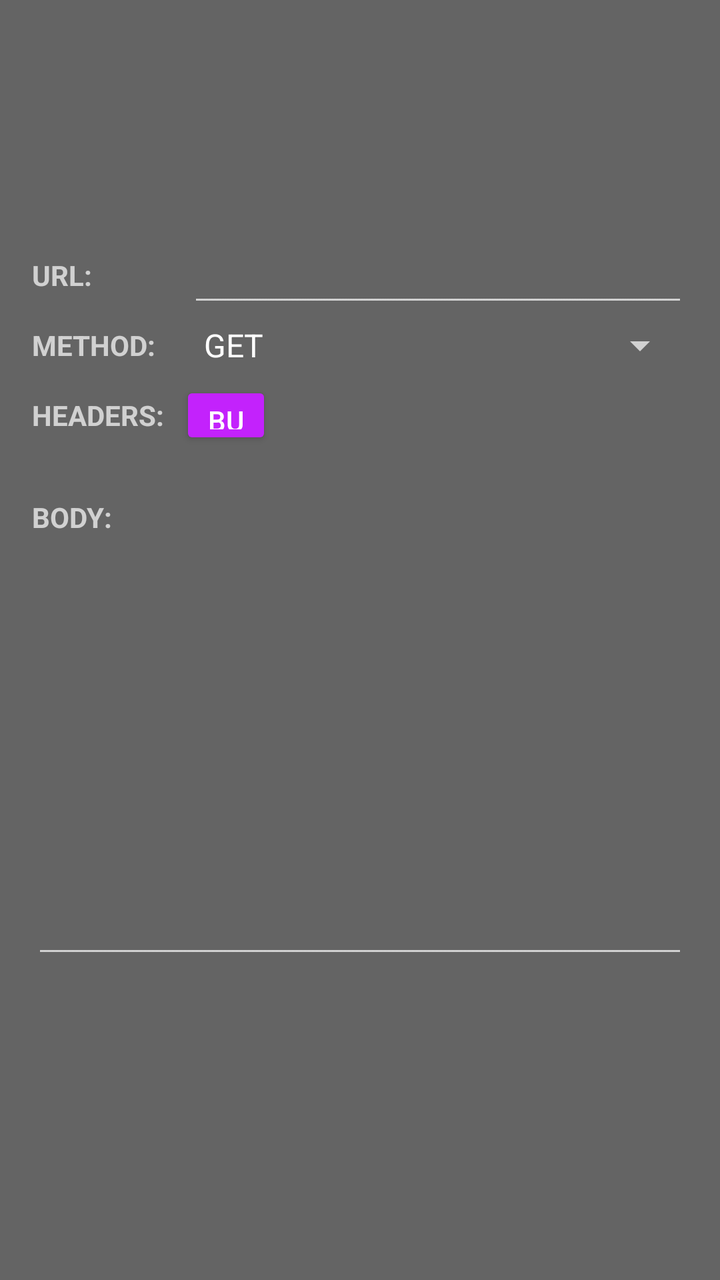
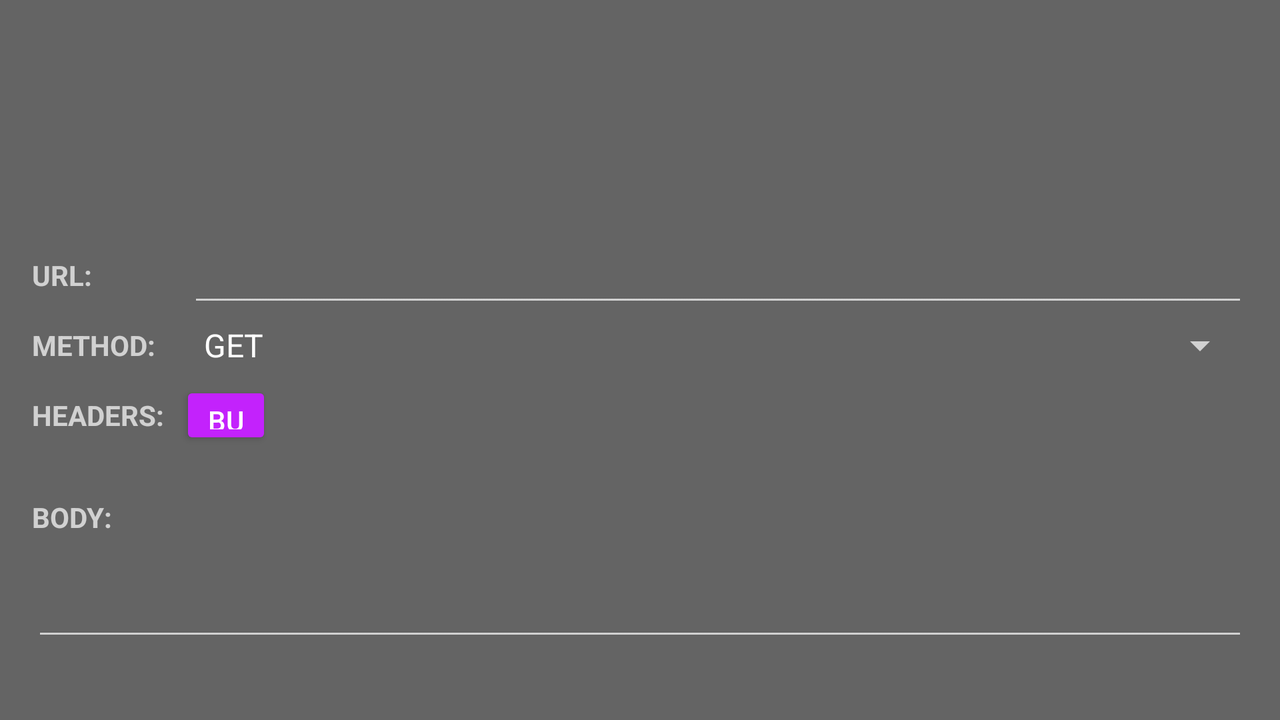

One screen, two layout resources from the same app: the default and the repository's alternative for another configuration. Each is rendered where Android would select it; the XML of both is given below.
<!-- AndroidManifest.xml: application theme AppTheme -->
<!-- res/layout/fragment_request.xml -->
<?xml version="1.0" encoding="utf-8"?>
<ScrollView xmlns:android="http://schemas.android.com/apk/res/android"
    xmlns:app="http://schemas.android.com/apk/res-auto"
    xmlns:tools="http://schemas.android.com/tools"
    android:layout_width="match_parent"
    android:layout_height="match_parent">

    <android.support.constraint.ConstraintLayout
        android:id="@+id/ConstraintLayout"
        android:layout_width="match_parent"
        android:layout_height="wrap_content"
        tools:context=".activities.RequestFragment">

        <TextView
            android:id="@+id/textView_url_info"
            android:layout_width="wrap_content"
            android:layout_height="wrap_content"
            android:layout_marginStart="16dp"
            android:layout_marginTop="128dp"
            android:layout_marginBottom="8dp"
            android:text="@string/request_url"
            android:textStyle="bold"
            app:layout_constraintBottom_toBottomOf="parent"
            app:layout_constraintStart_toStartOf="parent"
            app:layout_constraintTop_toTopOf="parent"
            app:layout_constraintVertical_bias="0.0" />

        <EditText
            android:id="@+id/editText_url"
            android:layout_width="0dp"
            android:layout_height="wrap_content"
            android:layout_marginEnd="16dp"
            android:ems="10"
            android:inputType="text|textUri"
            android:text=""
            app:layout_constraintBottom_toBottomOf="@+id/textView_url_info"
            app:layout_constraintEnd_toEndOf="parent"
            app:layout_constraintStart_toStartOf="@+id/spinner"
            app:layout_constraintTop_toTopOf="@+id/textView_url_info" />

        <TextView
            android:id="@+id/textView_method_info"
            android:layout_width="wrap_content"
            android:layout_height="wrap_content"
            android:layout_marginTop="16dp"
            android:text="@string/request_method"
            android:textStyle="bold"
            app:layout_constraintStart_toStartOf="@+id/textView_url_info"
            app:layout_constraintTop_toBottomOf="@+id/textView_url_info" />

        <Spinner
            android:id="@+id/spinner"
            android:layout_width="0dp"
            android:layout_height="wrap_content"
            android:layout_marginStart="16dp"
            android:layout_marginEnd="16dp"
            android:entries="@array/request_method_list"
            app:layout_constraintBottom_toBottomOf="@+id/textView_method_info"
            app:layout_constraintEnd_toEndOf="parent"
            app:layout_constraintStart_toEndOf="@+id/textView_method_info"
            app:layout_constraintTop_toTopOf="@+id/textView_method_info" />

        <TextView
            android:id="@+id/textView_headers_info"
            android:layout_width="wrap_content"
            android:layout_height="wrap_content"
            android:layout_marginTop="16dp"
            android:text="@string/request_headers"
            android:textStyle="bold"
            app:layout_constraintStart_toStartOf="@+id/textView_method_info"
            app:layout_constraintTop_toBottomOf="@+id/textView_method_info" />

        <LinearLayout
            android:id="@+id/linearLayout_headers"
            android:layout_width="0dp"
            android:layout_height="wrap_content"
            android:layout_marginTop="16dp"
            android:layout_marginEnd="16dp"
            android:orientation="vertical"
            app:layout_constraintEnd_toEndOf="parent"
            app:layout_constraintStart_toStartOf="@+id/textView_headers_info"
            app:layout_constraintTop_toBottomOf="@+id/textView_headers_info"></LinearLayout>

        <TextView
            android:id="@+id/textView_body_info"
            android:layout_width="wrap_content"
            android:layout_height="wrap_content"
            android:layout_marginTop="16dp"
            android:text="@string/request_body"
            android:textStyle="bold"
            app:layout_constraintStart_toStartOf="@+id/textView_headers_info"
            app:layout_constraintTop_toBottomOf="@+id/linearLayout_headers" />

        <EditText
            android:id="@+id/editText_body"
            android:layout_width="0dp"
            android:layout_height="200dp"
            android:layout_marginStart="16dp"
            android:layout_marginTop="16dp"
            android:layout_marginEnd="16dp"
            android:ems="10"
            android:gravity="start|top"
            android:inputType="textMultiLine"
            app:layout_constraintBottom_toBottomOf="parent"
            app:layout_constraintEnd_toEndOf="parent"
            app:layout_constraintHorizontal_bias="1.0"
            app:layout_constraintStart_toStartOf="parent"
            app:layout_constraintTop_toBottomOf="@+id/textView_body_info"
            app:layout_constraintVertical_bias="0.0" />

        <Button
            android:id="@+id/buttonAddHeader"
            android:layout_width="46dp"
            android:layout_height="34dp"
            android:layout_marginStart="8dp"
            android:text="Button"
            app:layout_constraintBottom_toBottomOf="@+id/textView_headers_info"
            app:layout_constraintStart_toEndOf="@+id/textView_headers_info"
            app:layout_constraintTop_toTopOf="@+id/textView_headers_info" />


    </android.support.constraint.ConstraintLayout>

</ScrollView>
<!-- resources referenced by this layout -->
<resources>
  <string-array name="request_method_list">
          <item>GET</item>
          <item>POST</item>
          <item>PUT</item>
          <item>DELETE</item>
      </string-array>
  <string name="request_body">BODY:</string>
  <string name="request_headers">HEADERS:</string>
  <string name="request_method">METHOD:</string>
  <string name="request_url">URL:</string>
  <style name="AppTheme" parent="Theme.AppCompat">
          
          <item name="android:windowBackground">@color/background</item>
          <item name="colorPrimary">#505050</item>
          <item name="colorPrimaryDark">#3C3C3C</item>
          <item name="colorAccent">@color/colorAccent</item>
          <item name="colorButtonNormal">@color/colorAccent</item>
      </style>
  <color name="background">#646464</color>
  <color name="colorAccent">#C322FC</color>
</resources>
<!-- res/layout-land/fragment_request.xml (the repository's variant of the layout above) -->
<!-- drawn on the phone turned sideways -->
<?xml version="1.0" encoding="utf-8"?>
<android.support.constraint.ConstraintLayout xmlns:android="http://schemas.android.com/apk/res/android"
                                             xmlns:app="http://schemas.android.com/apk/res-auto"
                                             xmlns:tools="http://schemas.android.com/tools"
                                             android:layout_width="match_parent"
                                             android:layout_height="match_parent">
    <ProgressBar
            style="?android:attr/progressBarStyle"
            android:layout_width="wrap_content"
            android:layout_height="wrap_content"
            android:id="@+id/progressBar_requestFragment"
            app:layout_constraintBottom_toBottomOf="parent"
            app:layout_constraintEnd_toEndOf="parent" app:layout_constraintStart_toStartOf="parent"
            app:layout_constraintTop_toTopOf="parent" app:layout_constraintVertical_bias="0.45"
            tools:visibility="gone"/>

    <ScrollView android:layout_width="match_parent"
                android:layout_height="match_parent" android:id="@+id/scrollView_requestFragment">

        <android.support.constraint.ConstraintLayout
                android:id="@+id/ConstraintLayout"
                android:layout_width="match_parent"
                android:layout_height="wrap_content"
                tools:context=".activities.RequestFragment" android:focusableInTouchMode="true">

            <TextView
                    android:id="@+id/textView_url_info"
                    android:layout_width="wrap_content"
                    android:layout_height="wrap_content"
                    android:layout_marginStart="16dp"
                    android:layout_marginTop="128dp"
                    android:layout_marginBottom="8dp"
                    android:text="@string/request_url"
                    android:textStyle="bold"
                    app:layout_constraintBottom_toBottomOf="parent"
                    app:layout_constraintStart_toStartOf="parent"
                    app:layout_constraintTop_toTopOf="parent"
                    app:layout_constraintVertical_bias="0.0"/>

            <EditText
                    android:id="@+id/editText_url"
                    android:layout_width="0dp"
                    android:layout_height="wrap_content"
                    android:layout_marginEnd="16dp"
                    android:ems="10"
                    android:inputType="text|textUri"
                    android:text=""
                    app:layout_constraintBottom_toBottomOf="@+id/textView_url_info"
                    app:layout_constraintEnd_toEndOf="parent"
                    app:layout_constraintStart_toStartOf="@+id/spinner_method"
                    app:layout_constraintTop_toTopOf="@+id/textView_url_info"/>

            <TextView
                    android:id="@+id/textView_method_info"
                    android:layout_width="wrap_content"
                    android:layout_height="wrap_content"
                    android:layout_marginTop="16dp"
                    android:text="@string/request_method"
                    android:textStyle="bold"
                    app:layout_constraintStart_toStartOf="@+id/textView_url_info"
                    app:layout_constraintTop_toBottomOf="@+id/textView_url_info"/>

            <Spinner
                    android:id="@+id/spinner_method"
                    android:layout_width="0dp"
                    android:layout_height="wrap_content"
                    android:layout_marginStart="16dp"
                    android:layout_marginEnd="16dp"
                    android:entries="@array/request_method_list"
                    app:layout_constraintBottom_toBottomOf="@+id/textView_method_info"
                    app:layout_constraintEnd_toEndOf="parent"
                    app:layout_constraintStart_toEndOf="@+id/textView_method_info"
                    app:layout_constraintTop_toTopOf="@+id/textView_method_info"/>

            <TextView
                    android:id="@+id/textView_headers_info"
                    android:layout_width="wrap_content"
                    android:layout_height="wrap_content"
                    android:layout_marginTop="16dp"
                    android:text="@string/request_headers"
                    android:textStyle="bold"
                    app:layout_constraintStart_toStartOf="@+id/textView_method_info"
                    app:layout_constraintTop_toBottomOf="@+id/textView_method_info"/>

            <LinearLayout
                    android:id="@+id/linearLayout_headers"
                    android:layout_width="0dp"
                    android:layout_height="wrap_content"
                    android:layout_marginTop="16dp"
                    android:layout_marginEnd="16dp"
                    android:orientation="vertical"
                    app:layout_constraintEnd_toEndOf="parent"
                    app:layout_constraintStart_toStartOf="@+id/textView_headers_info"
                    app:layout_constraintTop_toBottomOf="@+id/textView_headers_info"></LinearLayout>

            <TextView
                    android:id="@+id/textView_body_info"
                    android:layout_width="wrap_content"
                    android:layout_height="wrap_content"
                    android:layout_marginTop="16dp"
                    android:text="@string/request_body"
                    android:textStyle="bold"
                    app:layout_constraintStart_toStartOf="@+id/textView_headers_info"
                    app:layout_constraintTop_toBottomOf="@+id/linearLayout_headers"/>

            <EditText
                    android:id="@+id/editText_body"
                    android:layout_width="0dp"
                    android:layout_height="wrap_content"
                    android:layout_marginStart="16dp"
                    android:layout_marginTop="16dp"
                    android:layout_marginEnd="16dp"
                    android:ems="10"
                    android:gravity="start|top"
                    android:inputType="textMultiLine"
                    app:layout_constraintBottom_toBottomOf="parent"
                    app:layout_constraintEnd_toEndOf="parent"
                    app:layout_constraintHorizontal_bias="1.0"
                    app:layout_constraintStart_toStartOf="parent"
                    app:layout_constraintTop_toBottomOf="@+id/textView_body_info"
                    app:layout_constraintVertical_bias="0.0"/>

            <Button
                    android:id="@+id/buttonAddHeader"
                    android:layout_width="46dp"
                    android:layout_height="34dp"
                    android:layout_marginStart="8dp"
                    android:text="Button"
                    app:layout_constraintBottom_toBottomOf="@+id/textView_headers_info"
                    app:layout_constraintStart_toEndOf="@+id/textView_headers_info"
                    app:layout_constraintTop_toTopOf="@+id/textView_headers_info"/>


        </android.support.constraint.ConstraintLayout>

    </ScrollView>
</android.support.constraint.ConstraintLayout>
